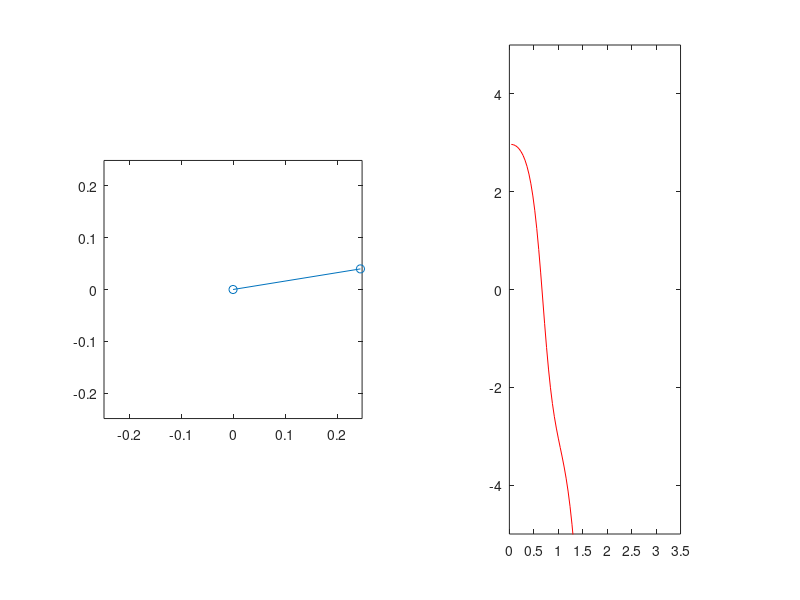

This chart was generated by the following MATLAB code:
clear;

g=9.8;             % acceleration due to gravity
L=0.2482;          % length in metres (gives period of 1 second)

theta=170*pi/180;   % initial angle (in radians)
omega=0;           % initial angular-velocity (in radians/second)
h=0.04;            % timestep (in seconds)
steps=round(3.5/h);  % run for 3.5 seconds

for i=1:steps
    % Graphic of the pendulum
    xpend=[0  L*sin(theta)];
    ypend=[0 -L*cos(theta)];
    subplot(1,2,1)
    plot(xpend,ypend,'o-')
    
    time(i)=i*h;
    thetaRec(i)=theta;
    
    
    axis equal
    axis([-L L -L L])
    subplot(1,2,2)
    plot(time,thetaRec,'r-')
    axis equal
    axis([0 3.5 -5 5])
    pause(h)
    
    alpha=-g/L*sin(theta);     % acceleration term
  
    % Midpoint Method
    theta=theta + h*omega + 0.5*h*h*alpha;
    omega=omega + h*alpha;
end 

